Frame 1 (no input): blank canvas, image omitted
Frame 60 (the mouse pressed at the canvas centre just before this capture): blank canvas, image omitted
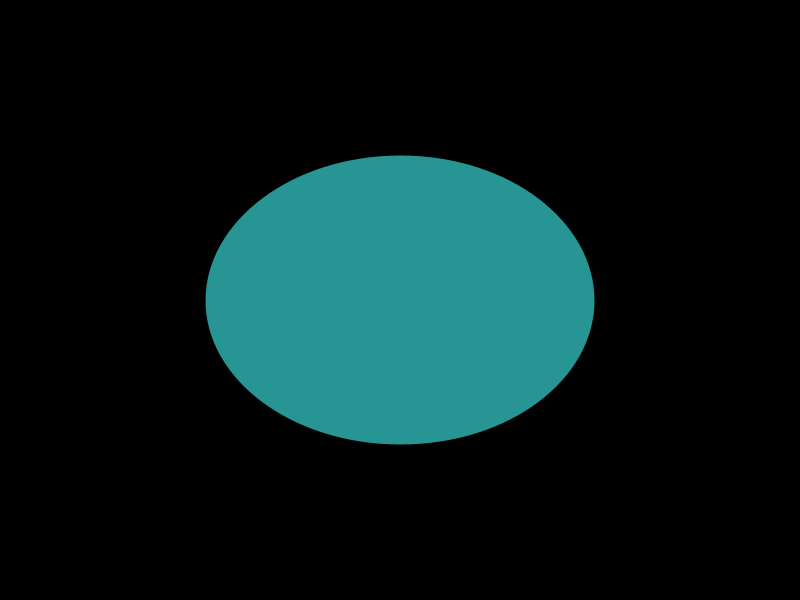
Frame 120 (the mouse held since frame 60 and released just before this capture)

The Processing sketch whose frames 1 and 60 were blank and that drew this single picture after the mouse press (run headless with seeded random() and noise(); from frame 60 on, the mouse is pressed at the canvas centre):

// Processing sketch: processing_116728
// ── processing_116728.pde

float x;
float y;
int value = 0;

void setup (){
  size(800,600);
  background(0,0,0);
  frameRate(60);

}

void draw (){
  x= (800);
  y= (600);
  fill(random(255),random(255),random(255),random(255));
  ellipse((400),(300),(mouseX-random(1)),(mouseY-random(1)));
  strokeWeight(10);
line(20, 70, 80, 70);
  //rect(var 1, var 2, var 3, var 4);
  

  
}

void mousePressed(){

}


void keyPressed(){
}


void mouseMoved() {
  value = value + 5;
  if (value > 255) {
    value = 0;

  }
}
